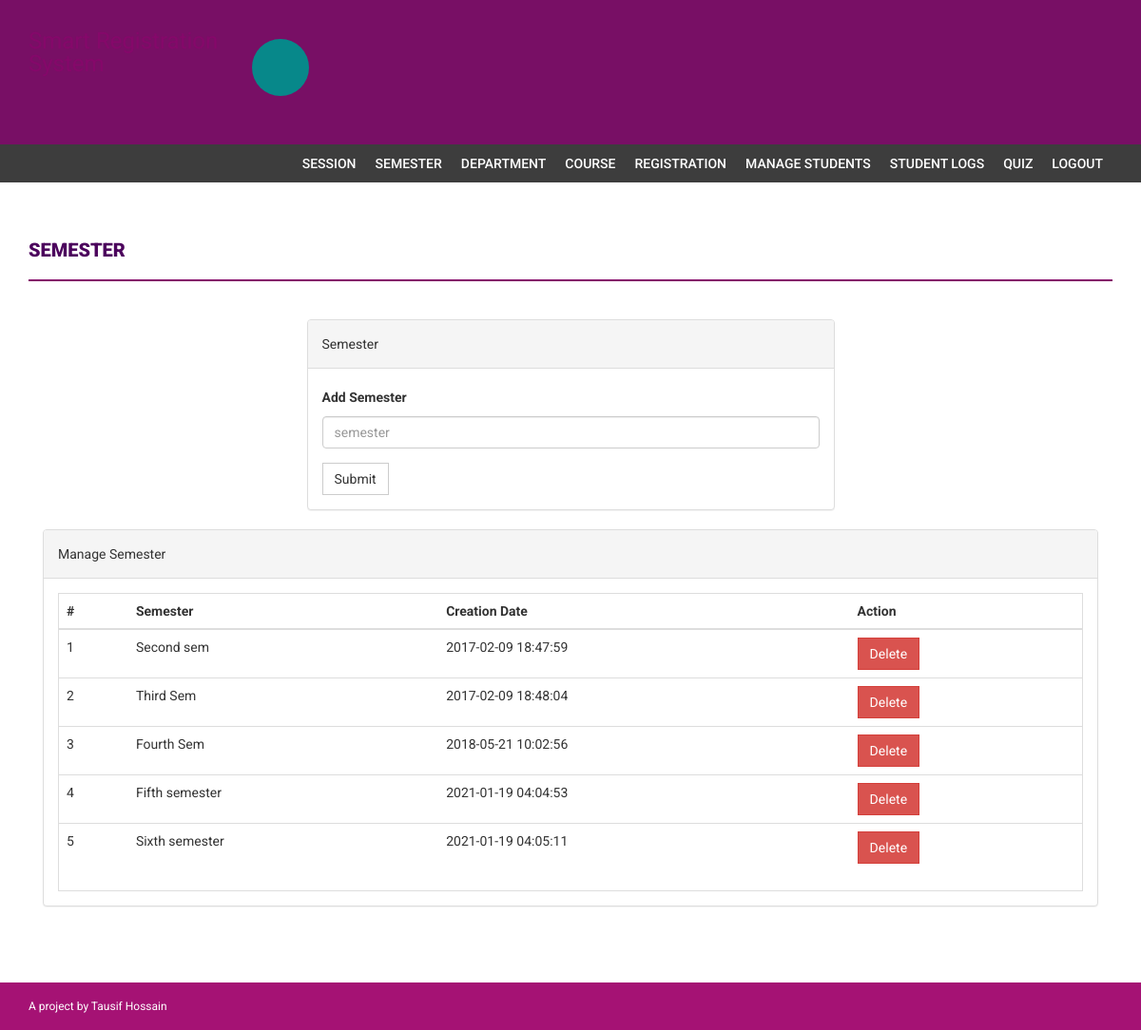
The page /administration/admin/semester.php (signed in) on the database its author committed.
### tables this page shows
CREATE TABLE `semester` (
  `id` int(11) NOT NULL,
  `semester` varchar(255) DEFAULT NULL,
  `creationDate` timestamp NULL DEFAULT current_timestamp(),
  `updationDate` varchar(255) DEFAULT NULL
);

### administration/admin/semester.php (the view, shortened to what this page needs)
<?php
if(strlen($_SESSION['alogin'])==0)
    {
header('location:index.php');
}
else{
?>
<!DOCTYPE html>
<html xmlns="http://www.w3.org/1999/xhtml">
<head>
    <link href="assets/css/bootstrap.css" rel="stylesheet" />
    <link href="assets/css/font-awesome.css" rel="stylesheet" />
    <link href="assets/css/style.css" rel="stylesheet" />
</head>
<body>
<?php include('includes/header.php');?>
<?php if($_SESSION['alogin']!="")
{
 include('includes/menubar.php');
}
 ?>
    <div class="content-wrapper">
        <div class="container">
              <div class="row">
                    <div class="col-md-12">
                        <h1 class="page-head-line">Semester  </h1>
                    </div>
                </div>
                <div class="row" >
                  <div class="col-md-3"></div>
                    <div class="col-md-6">
                        <div class="panel panel-default">
                        <div class="panel-heading">
                           Semester
                        </div>
                        <div class="panel-body">
                       <form name="semester" method="post">
   <div class="form-group">
    <label for="semester">Add Semester  </label>
    <input type="text" class="form-control" id="semester" name="semester" placeholder="semester" required />
  </div>
 <button type="submit" name="submit" class="btn btn-default">Submit</button>
</form>
                            </div>
                            </div>
                    </div>
                </div>
                <div class="col-md-12">
                    <div class="panel panel-default">
                        <div class="panel-heading">
                            Manage Semester
                        </div>
                        <div class="panel-body">
                            <div class="table-responsive table-bordered">
                                <table class="table">
                                    <thead>
                                        <tr>
                                            <th>#</th>
                                            <th>Semester</th>
                                            <th>Creation Date</th>
                                            <th>Action</th>
                                        </tr>
                                    </thead>
                                    <tbody>
<?php
$sql=mysqli_query($con,"select * from semester");
$cnt=1;
while($row=mysqli_fetch_array($sql))
{
?>
                                        <tr>
                                            <td><?php echo $cnt;?></td>
                                            <td><?php echo htmlentities($row['semester']);?></td>
                                            <td><?php echo htmlentities($row['creationDate']);?></td>
                                            <td>
  <a href="semester.php?id=<?php echo $row['id']?>&del=delete" onClick="return confirm('Are you sure you want to delete?')">
                                            <button class="btn btn-danger">Delete</button>
</a>
                                            </td>
                                        </tr>
<?php
$cnt++;
} ?>
                                    </tbody>
                                </table>
                            </div>
                        </div>
                    </div>
                </div>
            </div>
        </div>
  <?php include('includes/footer.php');?>
</body>
</html>
<?php } ?>

### administration/admin/assets/css/style.css (style rules this page uses)
body { font-family: 'Roboto', sans-serif; line-height: 30px; }
.content-wrapper { margin-top: 40px; min-height: 600px; padding-bottom: 60px; }
.page-head-line { font-weight: 900; padding-bottom: 20px; border-bottom: 2px solid #85086a; text-transform: uppercase; color: #4c035d; font-size: 20px; margin-bottom: 40px; }
.btn { border-radius: 0px; -webkit-border-radius: 0px; -moz-border-radius: 0px; }

### rows shown on the page
semester: semester "Second sem", creationDate "2017-02-09 18:47:59"
semester: semester "Third Sem", creationDate "2017-02-09 18:48:04"
semester: semester "Fourth Sem", creationDate "2018-05-21 10:02:56"
semester: semester "Fifth semester", creationDate "2021-01-19 04:04:53"
semester: semester "Sixth semester", creationDate "2021-01-19 04:05:11"
